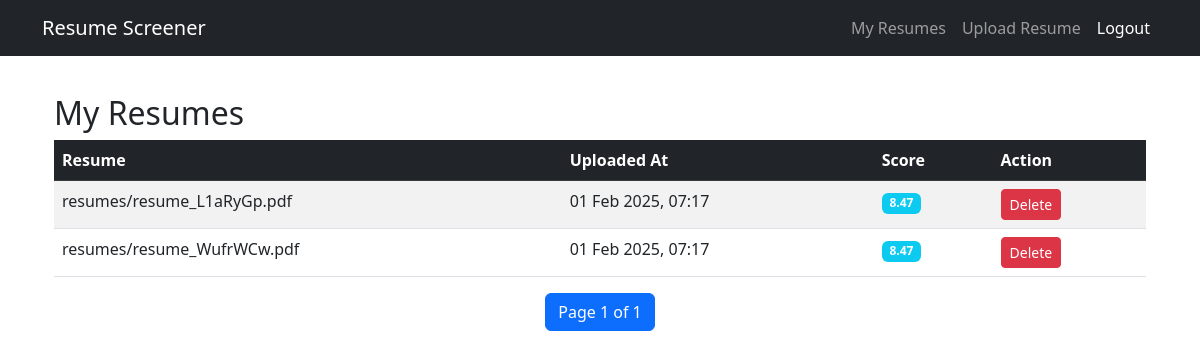
/resume-list/ (signed in), run on the app's committed database.
### resume_app/models.py (models this page shows, shortened)
class Resume(models.Model):
    user = models.ForeignKey(User, on_delete=models.CASCADE,null=True)
    file = models.FileField(upload_to='resumes/')
    extracted_text = models.TextField(null=True,blank=True)
    score = models.FloatField(default=0.0)
    uploaded_at = models.DateTimeField(auto_now_add=True)

### resume_app/views.py (the view)
# urls.py: path('resume-list/',views.resume_list,name="resume_list")
@login_required
def resume_list(request):
    resumes = Resume.objects.filter(user=request.user).order_by('-uploaded_at')  # Show latest first
    paginator = Paginator(resumes, 5)
    page_number = request.GET.get('page')
    page_obj = paginator.get_page(page_number)
    return render(request, 'resume_list.html', {'page_obj': page_obj})

### resume_app/templates/resume_list.html (shortened to what this page needs)
{% extends 'base.html' %}
{% block content %}
<div class="container mt-4">
    <h2>My Resumes</h2>
    {% if page_obj %}
        <table class="table table-striped">
            <thead class="table-dark">
                <tr>
                    <th>Resume</th>
                    <th>Uploaded At</th>
                    <th>Score</th>
                    <th>Action</th>
                </tr>
            </thead>
            <tbody>
                {% for resume in page_obj %}
                <tr>
                    <td>{{ resume.file.name }}</td>
                    <td>{{ resume.uploaded_at|date:"d M Y, H:i" }}</td>
                    <td><span class="badge bg-info">{{ resume.score|floatformat:2 }}</span></td>
                    <td>
                        <a href="{% url 'delete_resume' resume.id %}" class="btn btn-danger btn-sm">Delete</a>
                    </td>
                </tr>
                {% endfor %}
            </tbody>
        </table>
        <nav aria-label="Page navigation">
            <ul class="pagination justify-content-center">
                <li class="page-item active"><span class="page-link">Page {{ page_obj.number }} of {{ page_obj.paginator.num_pages }}</span></li>
            </ul>
        </nav>
    {% else %}
        <p class="text-muted">You haven't uploaded any resumes yet.</p>
    {% endif %}
</div>
{% endblock %}

### resume_app/templates/base.html (shortened to what this page needs)
<!DOCTYPE html>
<html lang="en">
<head>
    <link href="https://cdn.jsdelivr.net/npm/bootstrap@5.3.0/dist/css/bootstrap.min.css" rel="stylesheet">
</head>
<body>
    <nav class="navbar navbar-expand-lg navbar-dark bg-dark fixed-top">
        <div class="container">
            <a class="navbar-brand" href="{% url 'resume_list' %}">Resume Screener</a>
            <div class="collapse navbar-collapse" id="navbarNav">
                <ul class="navbar-nav ms-auto">
                    {% if user.is_authenticated %}
                        <li class="nav-item">
                            <a class="nav-link" href="{% url 'resume_list' %}">My Resumes</a>
                        </li>
                        <li class="nav-item">
                            <a class="nav-link" href="{% url 'upload' %}">Upload Resume</a>
                        </li>
                        <li class="nav-item">
                            <a class="nav-link btn btn-danger text-white" href="{% url 'logout' %}">Logout</a>
                        </li>
                    {% endif %}
                </ul>
            </div>
        </div>
    </nav>
    <div class="container">
        {% block content %}{% endblock %}
    </div>
</body>
</html>

### resume_app/templates/base.html (style rules this page uses)
body { padding-top: 70px; }

### data on the page
Resume: file.name "resumes/resume_L1aRyGp.pdf", uploaded_at "01 Feb 2025, 07:17", score "8.47"
Resume: file.name "resumes/resume_WufrWCw.pdf", uploaded_at "01 Feb 2025, 07:17", score "8.47"

### other printed values
{{ page_obj.number }} "1"
{{ page_obj.paginator.num_pages }} "1"
